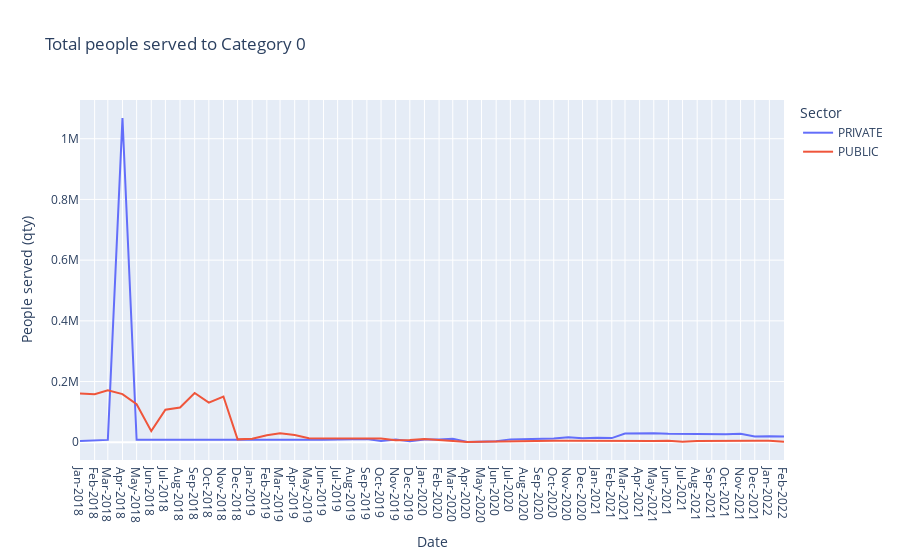

Notebook code for this chart:
### Code cell
columns_name = list(data_category.columns)[1:]
fig = px.line(data_category, 
              x="DATE", 
              y=columns_name,
              hover_data={"DATE": "|%Y %b"},
              labels={
                     "value": "People served (qty)",
                     "DATE": "Date",
                     "variable": "Sector"
                 },
              title='Total people served to Category ' + TAG_CATEGORY)

fig.update_xaxes(
    dtick="M1",
    tickformat="%b-%Y")
fig.show()
fig.show(renderer="svg")
